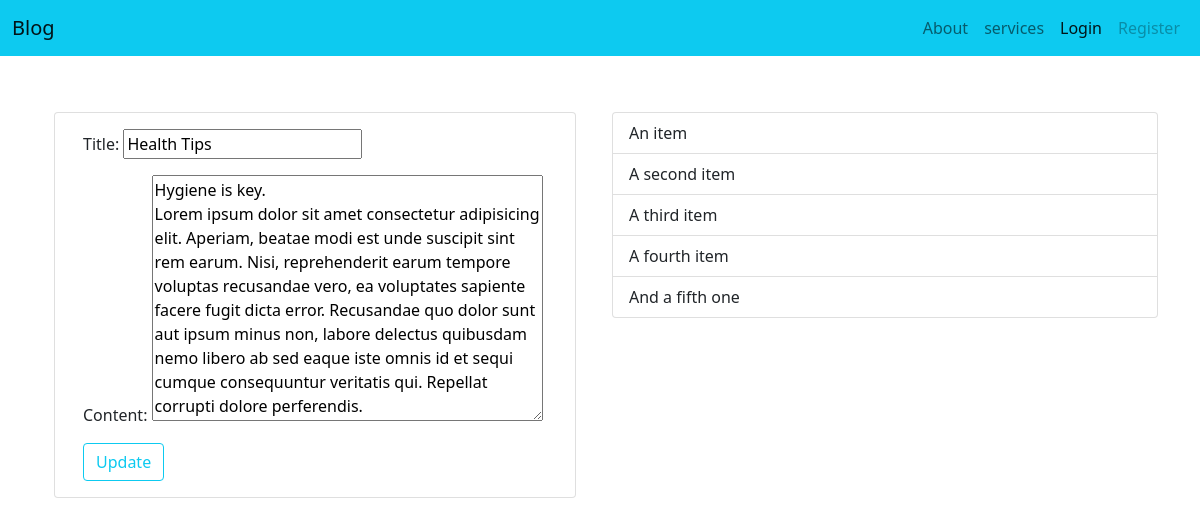
Page /update/3 on the committed database.
### blog/models.py (models this page shows, shortened)
class Post(models.Model):
    title = models.CharField(max_length=100)
    content = models.TextField()
    date_posted = models.DateTimeField(default=timezone.now)
    user = models.ForeignKey(User,on_delete=models.CASCADE)

### blog/views.py (the view)
# urls.py: path('update/<int:id>', update, name='blog-update'),
def update(request, id):
    post = get_object_or_404(Post,id=id)
    form = PostForm(request.POST, instance=post)
    if request.method == "POST":
        form = PostForm(request.POST, instance=post)
        if form.is_valid():
            form.save()
            return redirect('blog-read',id=post.id)
    else:
        form = PostForm(instance=post)
    context = {
        'form':form
    }
    return render(request, 'blog/update.html', context)

### blog/forms.py
class PostForm(forms.ModelForm):
    class Meta():
        model = Post
        fields = ('title','content')

### blog/templates/blog/update.html (shortened to what this page needs)
{%extends 'base.html'%}
{% block main%}
<div class="container">
    <div class="row">
        <div class="card mb-5">
            <div class="card-body">
              <form action="" method="POST">
                {{form.as_p}}
                <input type="submit" class="btn btn-outline-info" value="Update">
              </form>
            </div>
          </div>
    </div>
</div>
{%endblock%}

### rows in the picture
Post: title "Health Tips", content "Hygiene is key. Lorem ipsum dolor sit amet consectetur adipisicing elit. Aperiam, beatae modi est unde suscipit sint rem earum. Nisi, reprehenderit earum tempore voluptas recusandae vero, ea voluptates sapiente facere fugit dicta error. Recusandae quo dolor sunt aut ipsum minus non, labore delectus quibusdam nemo libero ab sed eaque iste omnis id et sequi cumque consequuntur veritatis qui. Repellat corrupti dolore perferendis."
